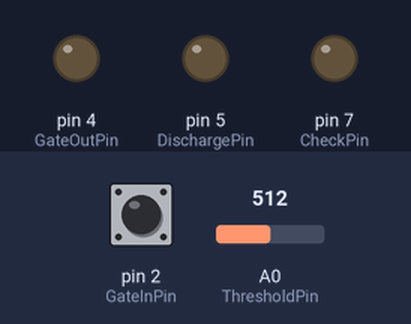
A sketch run on a simulated Arduino Uno, built with avr-gcc and run on an emulated ATmega328P. Shown: output pins drawn as LEDs (lit = HIGH). The test bench sets the inputs (shaded band); at power-on: pin 2 (GateInPin) HIGH, A0 (ThresholdPin) = 512. What the sketch prints to the serial monitor is not drawn.

Above: at 2.2 s.
2.3 s: pin 2 (GateInPin) pulled LOW for 0.15 s
At 2.37 s:
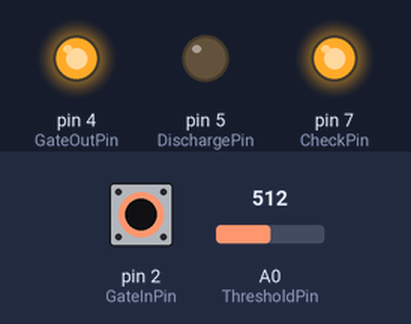
3.9 s: pin 2 (GateInPin) pulled LOW for 3.2 s
At 8.1 s:
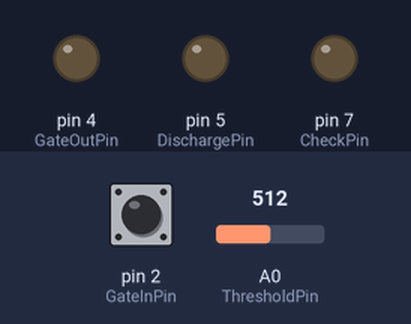
Timing chart, 0 to 9.6 s (numbered marks = the images above; inputs shaded):
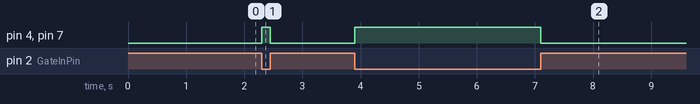

Measured:
- after the input at 2.3 s, pin 4 (GateOutPin), pin 7 (CheckPin): LOW → HIGH at once, → LOW 0.15 s later
- after the input at 3.9 s, pin 4 (GateOutPin), pin 7 (CheckPin): LOW → HIGH at once, → LOW 3.2 s later

The sketch:

Arduino_EG_Charge_Test.ino
```cpp
/*
 * Arduino EG Charge Test
 *
 * 2018.07.05
 *
 */

#define TITLE_STR1  ("Arduino EG Charge Test")
#define TITLE_STR2  ("20180705")

const int ThresholdPin = 0;

const int GateInPin = 2;

const int GateOutPin = 4;
const int DischargePin = 5;

const int CheckPin = 7;

volatile bool isGateOn = false;

void GateIn()
{
  isGateOn = !digitalRead(GateInPin);
  //Serial.println(isGateOn);

  if (isGateOn) {
    // GateOutPin
    digitalWrite(GateOutPin, HIGH);

    // DischaregePin
    pinMode(DischargePin, INPUT); // Hi-Z
  }
  else {
    // GateOutPin
    digitalWrite(GateOutPin, LOW);

    // DischaregePin
    pinMode(DischargePin, OUTPUT);
    digitalWrite(DischargePin, LOW);  // Sink
  }
}

void setup()
{
  pinMode(GateOutPin, OUTPUT);
  pinMode(DischargePin, INPUT); // Hi-Z

  pinMode(GateInPin, INPUT_PULLUP);
  attachInterrupt(digitalPinToInterrupt(GateInPin), GateIn, CHANGE);

  pinMode(CheckPin, OUTPUT);

  Serial.begin(115200);
  Serial.println(TITLE_STR1);
  Serial.println(TITLE_STR2);
  delay(1000);
}

void loop()
{
  int th = analogRead(ThresholdPin);
  Serial.println(th);

  if (isGateOn && th < 683) {
    digitalWrite(CheckPin, HIGH);
  }
  else {
    digitalWrite(CheckPin, LOW);
  }
}
```
